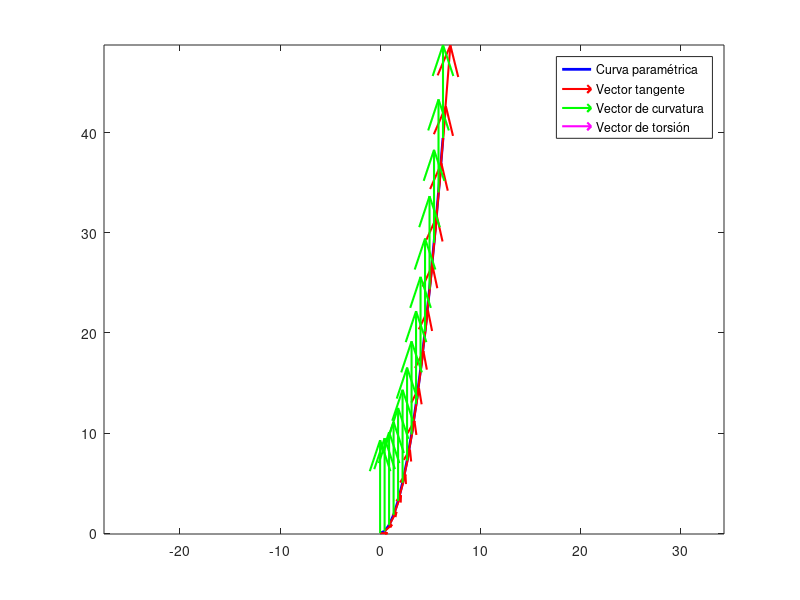

This chart was generated by the following MATLAB code:
t = linspace(0, 2*pi, 15);  % Parámetro

% Definir la curva paramétrica: x(t) = t, y(t) = t^2
x = t;
y = t.^2;

% Calcular las derivadas de primer, segundo y tercer orden
dx_dt = ones(size(t));
dy_dt = 2*t;
d2x_dt2 = zeros(size(t));
d2y_dt2 = 2*ones(size(t));
d3x_dt3 = zeros(size(t));
d3y_dt3 = zeros(size(t));

% Graficar la curva
figure;
plot(x, y, 'b', 'LineWidth', 2);
hold on;
quiver(x, y, dx_dt, dy_dt, 'r', 'LineWidth', 1.5);
quiver(x, y, d2x_dt2, d2y_dt2, 'g', 'LineWidth', 1.5);
quiver(x, y, d3x_dt3, d3y_dt3, 'm', 'LineWidth', 1.5);
legend('Curva paramétrica', 'Vector tangente', 'Vector de curvatura', 'Vector de torsión');
axis equal;
hold off;
